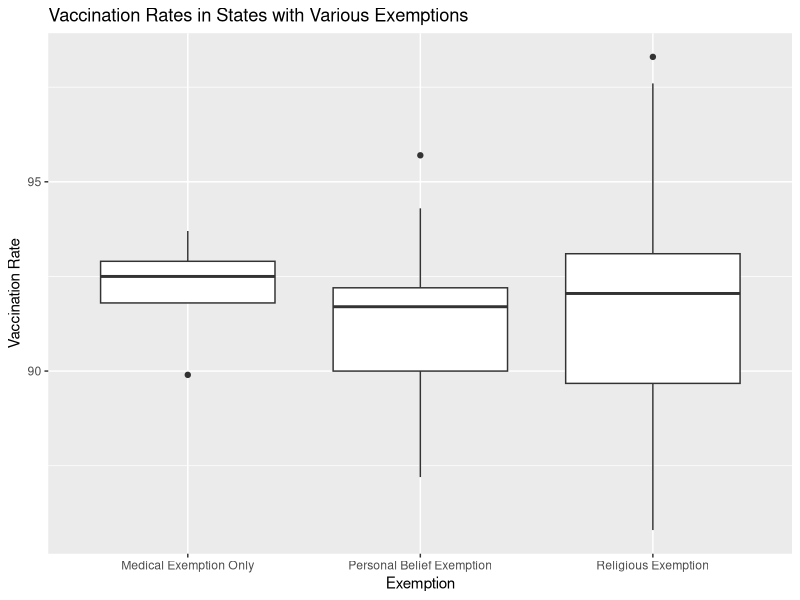

Reproduce this figure in R.
## ---- chunk 1
library(tidyverse)
## ---- chunk 2
data <- read.csv(file = '../data/vaccinationrate_and_exemption.csv')
spending_data_headers <- read.csv(file = '../data/healthExpendituresState.csv', skip = 1, nrows = 1, as.is = TRUE)
spending_data = read.csv(file = '../data/healthExpendituresState.csv', skip = 3, nrows = 51, as.is = TRUE)
colnames(spending_data) = spending_data_headers
spending_data$`Total Health Spending` = gsub("\\$", "", spending_data$`Total Health Spending`)
spending_data$`Total Health Spending` = as.numeric(gsub("\\,", "", spending_data$`Total Health Spending`))
spending_data <- spending_data %>% rename(
                    States = Location
)
population_data <- read.csv(file = '../data/population_by_state.csv')
population_data <- population_data[order(population_data$States),]
population_data$Population = as.numeric(gsub("\\,", "", population_data$Population))
all_data <- merge(data, spending_data, by="States")
all_data <- merge(all_data, population_data, by="States")
all_data <- all_data %>% rename(VaxRate = `X.`)
all_data <- all_data %>% mutate(spending_per_capita = (`Total Health Spending`/Population)*1000000)
## ---- chunk 3
ggplot(all_data) +
  #geom_point(aes(x = Exemption, y=X.)) +
  geom_boxplot(aes(x = Exemption, y=VaxRate)) +
  ylab("Vaccination Rate") +
  ggtitle("Vaccination Rates in States with Various Exemptions")

## ---- chunk 4
model <- lm(VaxRate~spending_per_capita, data = all_data)
summary(model)
